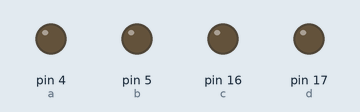
Recording of a sketch running on a simulated Arduino Uno, built with avr-gcc and run on an emulated ATmega328P. Parts: output pins drawn as LEDs (lit = HIGH).

Above: at 0.5 s.
At 2.5 s:
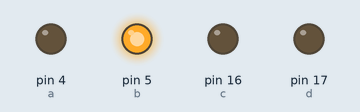
At 3.5 s:
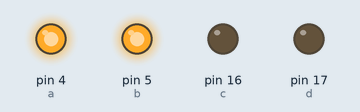
At 5.5 s:
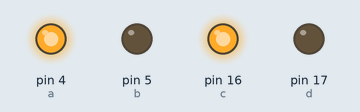
At 8.5 s:
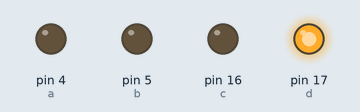
At 11.5 s:
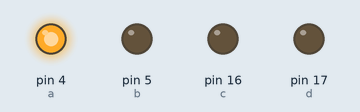
Timing chart, 0 to 13.0 s (numbered marks = the images above):
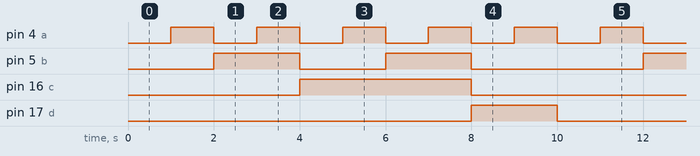

Measured:
- by itself, pin 4 (a): alternates HIGH for 1.0 s and LOW for 1.0 s
- by itself, pin 5 (b): repeats every 10.0 s: LOW 2.0 s, HIGH 2.0 s, LOW 4.0 s, HIGH 2.0 s
- by itself, pin 16 (c): alternates HIGH for 4.0 s and LOW for 6.0 s
- by itself, pin 17 (d): alternates HIGH for 2.0 s and LOW for 8.0 s

The sketch:

_7Seg_display_t1.ino
```cpp
const int a = 4;
const int b = 5;
const int c = 16;
const int d = 17;
void setup() {
  pinMode(a, OUTPUT);
  pinMode(b, OUTPUT);
  pinMode(c, OUTPUT);
  pinMode(d, OUTPUT);

}

void loop() {

  for ( int i = 0; i < 2; i++ )
  {
    for ( int j = 0; j < 2; j++ )
    {
      for ( int k = 0; k < 2; k++ )
      {
        for ( int m = 0; m < 2; m++ )
        {
          digitalWrite(a, m);
          digitalWrite(b, k);
          digitalWrite(c, j);
          digitalWrite(d, i);
          delay(1000);
          if (i == 1 && m == 1) {
            return; // return after 9
          }
        }
      }
    }
  }
}
```
